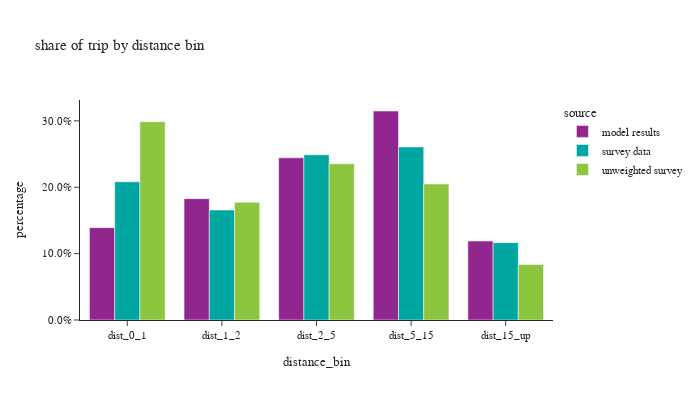

The code cell stored with this chart in its notebook:
### Code cell
# plot1
df_plot = trip_data.loc[trip_data['distance_bin'] != float('nan')].groupby(['source','distance_bin'])['trip_weight'].sum().reset_index()
df_plot['percentage'] = df_plot.groupby(['source'], group_keys=False)['trip_weight']. \
    apply(lambda x: x / float(x.sum()))
# df_plot
fig1 = px.bar(df_plot, x='distance_bin', y="percentage", color="source", barmode="group",
              title="share of trip by distance bin")
fig1.for_each_annotation(lambda a: a.update(text = a.text.split("=")[-1]))
fig1.update_layout(height=400, width=700, font=dict(size=11), yaxis=dict(tickformat=".1%"))
fig1.show()

### Figure 1 — Plotly figure (JSON) as saved in the notebook; plotly's stock layout.template omitted (floating-point values rounded to 4 significant figures)
{"data": [{"alignmentgroup": "True", "hovertemplate": "source=model results<br>distance_bin=%{x}<br>percentage=%{y}<extra></extra>", "legendgroup": "model results", "marker": {"color": "#91268F", "pattern": {"shape": ""}}, "name": "model results", "offsetgroup": "model results", "orientation": "v", "showlegend": true, "textposition": "auto", "type": "bar", "x": ["dist_0_1", "dist_1_2", "dist_2_5", "dist_5_15", "dist_15_up"], "xaxis": "x", "y": [0.1391, 0.1828, 0.2443, 0.3148, 0.1189], "yaxis": "y"}, {"alignmentgroup": "True", "hovertemplate": "source=survey data<br>distance_bin=%{x}<br>percentage=%{y}<extra></extra>", "legendgroup": "survey data", "marker": {"color": "#00A7A0", "pattern": {"shape": ""}}, "name": "survey data", "offsetgroup": "survey data", "orientation": "v", "showlegend": true, "textposition": "auto", "type": "bar", "x": ["dist_0_1", "dist_1_2", "dist_2_5", "dist_5_15", "dist_15_up"], "xaxis": "x", "y": [0.2082, 0.1657, 0.2489, 0.2607, 0.1166], "yaxis": "y"}, {"alignmentgroup": "True", "hovertemplate": "source=unweighted survey<br>distance_bin=%{x}<br>percentage=%{y}<extra></extra>", "legendgroup": "unweighted survey", "marker": {"color": "#8CC63E", "pattern": {"shape": ""}}, "name": "unweighted survey", "offsetgroup": "unweighted survey", "orientation": "v", "showlegend": true, "textposition": "auto", "type": "bar", "x": ["dist_0_1", "dist_1_2", "dist_2_5", "dist_5_15", "dist_15_up"], "xaxis": "x", "y": [0.2987, 0.1774, 0.2354, 0.2049, 0.08362], "yaxis": "y"}], "layout": {"barmode": "group", "font": {"size": 11}, "height": 400, "legend": {"title": {"text": "source"}, "tracegroupgap": 0}, "title": {"text": "share of trip by distance bin"}, "width": 700, "xaxis": {"anchor": "y", "domain": [0.0, 1.0], "title": {"text": "distance_bin"}}, "yaxis": {"anchor": "x", "domain": [0.0, 1.0], "tickformat": ".1%", "title": {"text": "percentage"}}}}
